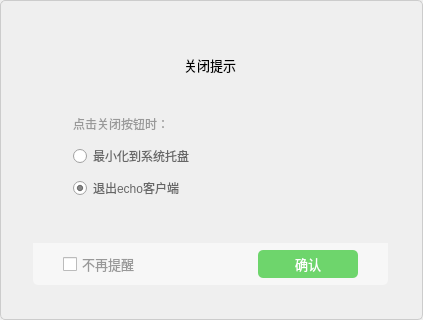
<?xml version="1.0" encoding="UTF-8"?>
<ui version="4.0">
 <class>EchoCloseHint</class>
 <widget class="QWidget" name="EchoCloseHint">
  <property name="geometry">
   <rect>
    <x>0</x>
    <y>0</y>
    <width>421</width>
    <height>320</height>
   </rect>
  </property>
  <property name="windowTitle">
   <string>Form</string>
  </property>
  <layout class="QVBoxLayout" name="verticalLayout">
   <property name="spacing">
    <number>0</number>
   </property>
   <property name="leftMargin">
    <number>0</number>
   </property>
   <property name="topMargin">
    <number>0</number>
   </property>
   <property name="rightMargin">
    <number>0</number>
   </property>
   <property name="bottomMargin">
    <number>0</number>
   </property>
   <item>
    <widget class="QWidget" name="widgetBack" native="true">
     <property name="font">
      <font>
       <pointsize>9</pointsize>
      </font>
     </property>
     <property name="styleSheet">
      <string notr="true">QWidget#widgetBack
{
border-radius:5px;
border:1px solid #cccccc;
background-color: rgba(255, 255, 255, 0);
border-image: url(:/images/msgBox_bk.png);
}</string>
     </property>
     <layout class="QVBoxLayout" name="verticalLayout_back">
      <property name="spacing">
       <number>0</number>
      </property>
      <property name="leftMargin">
       <number>33</number>
      </property>
      <property name="topMargin">
       <number>35</number>
      </property>
      <property name="rightMargin">
       <number>33</number>
      </property>
      <property name="bottomMargin">
       <number>35</number>
      </property>
      <item>
       <widget class="QWidget" name="widgetTittle" native="true">
        <property name="minimumSize">
         <size>
          <width>357</width>
          <height>50</height>
         </size>
        </property>
        <property name="maximumSize">
         <size>
          <width>357</width>
          <height>50</height>
         </size>
        </property>
        <property name="styleSheet">
         <string notr="true">QWidget#widgetTittle
{
border-top-left-radius: 2px;
border-top-right-radius: 2px;
}
</string>
        </property>
        <layout class="QHBoxLayout" name="horizontalLayout_3" stretch="0,0,0">
         <property name="spacing">
          <number>0</number>
         </property>
         <property name="leftMargin">
          <number>0</number>
         </property>
         <property name="topMargin">
          <number>0</number>
         </property>
         <property name="rightMargin">
          <number>0</number>
         </property>
         <property name="bottomMargin">
          <number>0</number>
         </property>
         <item>
          <spacer name="horizontalSpacer">
           <property name="orientation">
            <enum>Qt::Horizontal</enum>
           </property>
           <property name="sizeType">
            <enum>QSizePolicy::Fixed</enum>
           </property>
           <property name="sizeHint" stdset="0">
            <size>
             <width>30</width>
             <height>20</height>
            </size>
           </property>
          </spacer>
         </item>
         <item>
          <widget class="QLabel" name="labelTitle">
           <property name="minimumSize">
            <size>
             <width>272</width>
             <height>60</height>
            </size>
           </property>
           <property name="maximumSize">
            <size>
             <width>60</width>
             <height>16777215</height>
            </size>
           </property>
           <property name="font">
            <font>
             <pointsize>10</pointsize>
            </font>
           </property>
           <property name="text">
            <string>关闭提示</string>
           </property>
           <property name="alignment">
            <set>Qt::AlignCenter</set>
           </property>
          </widget>
         </item>
         <item>
          <widget class="QPushButton" name="pushButtonClose">
           <property name="minimumSize">
            <size>
             <width>22</width>
             <height>22</height>
            </size>
           </property>
           <property name="maximumSize">
            <size>
             <width>22</width>
             <height>22</height>
            </size>
           </property>
           <property name="styleSheet">
            <string notr="true">QPushButton
{
border-image: url(:/images/close_play1.png);
background-repeat:no-repeat;
border:none;
}
QPushButton:hover
{
border-image:url(:/images/close_play2.png);
}
QPushButton:pressed
{
border-image:url(:/images/close_play3.png);
}</string>
           </property>
           <property name="text">
            <string/>
           </property>
          </widget>
         </item>
        </layout>
       </widget>
      </item>
      <item>
       <layout class="QVBoxLayout" name="verticalLayout_3">
        <property name="leftMargin">
         <number>0</number>
        </property>
        <property name="rightMargin">
         <number>0</number>
        </property>
        <item>
         <layout class="QVBoxLayout" name="verticalLayout_msg">
          <property name="spacing">
           <number>12</number>
          </property>
          <property name="leftMargin">
           <number>40</number>
          </property>
          <property name="rightMargin">
           <number>30</number>
          </property>
          <item>
           <spacer name="verticalSpacer_2">
            <property name="orientation">
             <enum>Qt::Vertical</enum>
            </property>
            <property name="sizeHint" stdset="0">
             <size>
              <width>20</width>
              <height>40</height>
             </size>
            </property>
           </spacer>
          </item>
          <item>
           <widget class="QLabel" name="label">
            <property name="minimumSize">
             <size>
              <width>258</width>
              <height>20</height>
             </size>
            </property>
            <property name="maximumSize">
             <size>
              <width>258</width>
              <height>20</height>
             </size>
            </property>
            <property name="font">
             <font>
              <pointsize>9</pointsize>
             </font>
            </property>
            <property name="styleSheet">
             <string notr="true">color:#999999;</string>
            </property>
            <property name="text">
             <string>点击关闭按钮时：</string>
            </property>
           </widget>
          </item>
          <item>
           <widget class="QRadioButton" name="radioButtonHide">
            <property name="minimumSize">
             <size>
              <width>258</width>
              <height>20</height>
             </size>
            </property>
            <property name="maximumSize">
             <size>
              <width>258</width>
              <height>20</height>
             </size>
            </property>
            <property name="font">
             <font>
              <pointsize>9</pointsize>
             </font>
            </property>
            <property name="styleSheet">
             <string notr="true">color:#666666;
text-align:left;</string>
            </property>
            <property name="text">
             <string>最小化到系统托盘</string>
            </property>
           </widget>
          </item>
          <item>
           <widget class="QRadioButton" name="radioButtonClose">
            <property name="minimumSize">
             <size>
              <width>258</width>
              <height>20</height>
             </size>
            </property>
            <property name="maximumSize">
             <size>
              <width>258</width>
              <height>20</height>
             </size>
            </property>
            <property name="font">
             <font>
              <pointsize>9</pointsize>
             </font>
            </property>
            <property name="styleSheet">
             <string notr="true">color:#666666;
text-align:left;</string>
            </property>
            <property name="text">
             <string>退出echo客户端</string>
            </property>
            <property name="checked">
             <bool>true</bool>
            </property>
           </widget>
          </item>
          <item>
           <spacer name="verticalSpacer">
            <property name="orientation">
             <enum>Qt::Vertical</enum>
            </property>
            <property name="sizeHint" stdset="0">
             <size>
              <width>40</width>
              <height>55</height>
             </size>
            </property>
           </spacer>
          </item>
         </layout>
        </item>
        <item>
         <widget class="QWidget" name="widget" native="true">
          <property name="minimumSize">
           <size>
            <width>355</width>
            <height>42</height>
           </size>
          </property>
          <property name="maximumSize">
           <size>
            <width>355</width>
            <height>42</height>
           </size>
          </property>
          <property name="styleSheet">
           <string notr="true">QWidget#widget
{
border-bottom-left-radius: 5px;
border-bottom-right-radius: 5px;
background-color: rgb(247, 247, 247);
}</string>
          </property>
          <layout class="QHBoxLayout" name="horizontalLayout_2">
           <property name="spacing">
            <number>0</number>
           </property>
           <property name="leftMargin">
            <number>0</number>
           </property>
           <property name="topMargin">
            <number>0</number>
           </property>
           <property name="rightMargin">
            <number>0</number>
           </property>
           <property name="bottomMargin">
            <number>0</number>
           </property>
           <item>
            <layout class="QHBoxLayout" name="horizontalLayout_button">
             <property name="leftMargin">
              <number>30</number>
             </property>
             <property name="rightMargin">
              <number>30</number>
             </property>
             <item>
              <widget class="QCheckBox" name="checkBox">
               <property name="font">
                <font>
                 <pointsize>10</pointsize>
                </font>
               </property>
               <property name="styleSheet">
                <string notr="true">QCheckBox
{
color:#999999;
text-align:left;
}
QCheckBox:hover
{
color:#666666;
}
</string>
               </property>
               <property name="text">
                <string>不再提醒</string>
               </property>
              </widget>
             </item>
             <item>
              <widget class="QPushButton" name="pushButton">
               <property name="minimumSize">
                <size>
                 <width>100</width>
                 <height>28</height>
                </size>
               </property>
               <property name="maximumSize">
                <size>
                 <width>100</width>
                 <height>28</height>
                </size>
               </property>
               <property name="font">
                <font>
                 <pointsize>10</pointsize>
                </font>
               </property>
               <property name="styleSheet">
                <string notr="true">QPushButton{
	background:#6ed56c;
	border-radius:5px;
	color:#ffffff;
}
QPushButton:hover{
    background-color:#6ee56c
}
QPushButton:pressed{
    background-color:#6ee56c
}</string>
               </property>
               <property name="text">
                <string>确认</string>
               </property>
              </widget>
             </item>
            </layout>
           </item>
          </layout>
         </widget>
        </item>
       </layout>
      </item>
     </layout>
    </widget>
   </item>
  </layout>
 </widget>
 <resources/>
 <connections/>
</ui>
